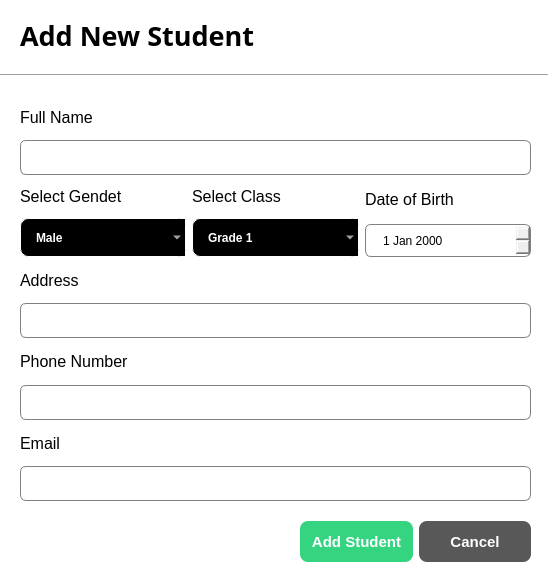
<?xml version="1.0" encoding="UTF-8"?>
<ui version="4.0">
 <class>StudentsDialog</class>
 <widget class="QDialog" name="StudentsDialog">
  <property name="geometry">
   <rect>
    <x>0</x>
    <y>0</y>
    <width>548</width>
    <height>584</height>
   </rect>
  </property>
  <property name="windowTitle">
   <string>Dialog</string>
  </property>
  <property name="styleSheet">
   <string notr="true">QDialog {
	background-color: rgb(255, 255, 255);
}

QLineEdit {
	border: 1px solid grey;
	border-radius: 6;
	padding-left: 15px;
	height: 35;
}

QDateEdit {
	border: 1px solid grey;
	border-radius: 6;
	padding-left: 15px;
	height: 31;
}

QComboBox {
	border: 1px solid white;
	border-radius: 8;
	padding: 1 18 1 15;
	color: rgb(255, 255, 255);
	background-color: rgb(0, 0, 0);
	height: 35;
	font-weight: bold;
	selection-background-color: #2980B9
}</string>
  </property>
  <widget class="Line" name="line">
   <property name="geometry">
    <rect>
     <x>0</x>
     <y>60</y>
     <width>551</width>
     <height>31</height>
    </rect>
   </property>
   <property name="orientation">
    <enum>Qt::Horizontal</enum>
   </property>
  </widget>
  <widget class="QLabel" name="label">
   <property name="geometry">
    <rect>
     <x>20</x>
     <y>20</y>
     <width>281</width>
     <height>31</height>
    </rect>
   </property>
   <property name="font">
    <font>
     <family>Segoe UI Black</family>
     <pointsize>20</pointsize>
     <bold>true</bold>
    </font>
   </property>
   <property name="text">
    <string>Add New Student</string>
   </property>
  </widget>
  <widget class="QWidget" name="layoutWidget">
   <property name="geometry">
    <rect>
     <x>20</x>
     <y>100</y>
     <width>511</width>
     <height>401</height>
    </rect>
   </property>
   <layout class="QVBoxLayout" name="verticalLayout_8">
    <item>
     <layout class="QVBoxLayout" name="verticalLayout">
      <item>
       <widget class="QLabel" name="name_LineEdit">
        <property name="font">
         <font>
          <family>Segoe UI</family>
          <pointsize>12</pointsize>
          <bold>false</bold>
         </font>
        </property>
        <property name="text">
         <string>Full Name</string>
        </property>
       </widget>
      </item>
      <item>
       <widget class="QLineEdit" name="lineEdit">
        <property name="minimumSize">
         <size>
          <width>0</width>
          <height>35</height>
         </size>
        </property>
        <property name="maximumSize">
         <size>
          <width>16777215</width>
          <height>35</height>
         </size>
        </property>
       </widget>
      </item>
     </layout>
    </item>
    <item>
     <layout class="QHBoxLayout" name="horizontalLayout">
      <item>
       <layout class="QVBoxLayout" name="verticalLayout_5">
        <item>
         <widget class="QLabel" name="label_6">
          <property name="font">
           <font>
            <family>Segoe UI</family>
            <pointsize>12</pointsize>
            <bold>false</bold>
           </font>
          </property>
          <property name="text">
           <string>Select Gendet</string>
          </property>
         </widget>
        </item>
        <item>
         <widget class="QComboBox" name="gender_comboBox">
          <item>
           <property name="text">
            <string>Male</string>
           </property>
          </item>
          <item>
           <property name="text">
            <string>Female</string>
           </property>
          </item>
         </widget>
        </item>
       </layout>
      </item>
      <item>
       <layout class="QVBoxLayout" name="verticalLayout_6">
        <item>
         <widget class="QLabel" name="label_7">
          <property name="font">
           <font>
            <family>Segoe UI</family>
            <pointsize>12</pointsize>
            <bold>false</bold>
           </font>
          </property>
          <property name="text">
           <string>Select Class</string>
          </property>
         </widget>
        </item>
        <item>
         <widget class="QComboBox" name="class_comboBox_2">
          <item>
           <property name="text">
            <string>Grade 1</string>
           </property>
          </item>
          <item>
           <property name="text">
            <string>Grade 2</string>
           </property>
          </item>
          <item>
           <property name="text">
            <string>Grade 3</string>
           </property>
          </item>
          <item>
           <property name="text">
            <string>Grade 4</string>
           </property>
          </item>
          <item>
           <property name="text">
            <string>Grade 5</string>
           </property>
          </item>
          <item>
           <property name="text">
            <string>Grade 6</string>
           </property>
          </item>
          <item>
           <property name="text">
            <string>Grade 7</string>
           </property>
          </item>
          <item>
           <property name="text">
            <string>Grade 8</string>
           </property>
          </item>
          <item>
           <property name="text">
            <string>Grade 9</string>
           </property>
          </item>
          <item>
           <property name="text">
            <string>Grade 10</string>
           </property>
          </item>
          <item>
           <property name="text">
            <string>Grade 11</string>
           </property>
          </item>
         </widget>
        </item>
       </layout>
      </item>
      <item>
       <layout class="QVBoxLayout" name="verticalLayout_7">
        <item>
         <widget class="QLabel" name="label_8">
          <property name="font">
           <font>
            <family>Segoe UI</family>
            <pointsize>12</pointsize>
            <bold>false</bold>
           </font>
          </property>
          <property name="text">
           <string>Date of Birth</string>
          </property>
         </widget>
        </item>
        <item>
         <widget class="QDateEdit" name="dob_dateEdit"/>
        </item>
       </layout>
      </item>
     </layout>
    </item>
    <item>
     <layout class="QVBoxLayout" name="verticalLayout_2">
      <item>
       <widget class="QLabel" name="address_LineEdit">
        <property name="font">
         <font>
          <family>Segoe UI</family>
          <pointsize>12</pointsize>
          <bold>false</bold>
         </font>
        </property>
        <property name="text">
         <string>Address</string>
        </property>
       </widget>
      </item>
      <item>
       <widget class="QLineEdit" name="lineEdit_2">
        <property name="minimumSize">
         <size>
          <width>0</width>
          <height>35</height>
         </size>
        </property>
        <property name="maximumSize">
         <size>
          <width>16777215</width>
          <height>35</height>
         </size>
        </property>
       </widget>
      </item>
     </layout>
    </item>
    <item>
     <layout class="QVBoxLayout" name="verticalLayout_3">
      <item>
       <widget class="QLabel" name="phone_LineEdit">
        <property name="font">
         <font>
          <family>Segoe UI</family>
          <pointsize>12</pointsize>
          <bold>false</bold>
         </font>
        </property>
        <property name="text">
         <string>Phone Number</string>
        </property>
       </widget>
      </item>
      <item>
       <widget class="QLineEdit" name="lineEdit_3">
        <property name="minimumSize">
         <size>
          <width>0</width>
          <height>35</height>
         </size>
        </property>
        <property name="maximumSize">
         <size>
          <width>16777215</width>
          <height>35</height>
         </size>
        </property>
       </widget>
      </item>
     </layout>
    </item>
    <item>
     <layout class="QVBoxLayout" name="verticalLayout_4">
      <item>
       <widget class="QLabel" name="email_LineEdit">
        <property name="font">
         <font>
          <family>Segoe UI</family>
          <pointsize>12</pointsize>
          <bold>false</bold>
         </font>
        </property>
        <property name="text">
         <string>Email</string>
        </property>
       </widget>
      </item>
      <item>
       <widget class="QLineEdit" name="lineEdit_4">
        <property name="minimumSize">
         <size>
          <width>0</width>
          <height>35</height>
         </size>
        </property>
        <property name="maximumSize">
         <size>
          <width>16777215</width>
          <height>35</height>
         </size>
        </property>
       </widget>
      </item>
     </layout>
    </item>
   </layout>
  </widget>
  <widget class="QWidget" name="layoutWidget">
   <property name="geometry">
    <rect>
     <x>300</x>
     <y>520</y>
     <width>231</width>
     <height>43</height>
    </rect>
   </property>
   <layout class="QHBoxLayout" name="horizontalLayout_2">
    <item>
     <widget class="QPushButton" name="saveStudent_btn">
      <property name="minimumSize">
       <size>
        <width>111</width>
        <height>41</height>
       </size>
      </property>
      <property name="styleSheet">
       <string notr="true">QPushButton {
	background-color:#34D481;
	color: rgb(255, 255, 255);
	border: none;
	border-radius: 8;
	font-weight: bold;
	font-size:15px;
}</string>
      </property>
      <property name="text">
       <string>Add Student</string>
      </property>
     </widget>
    </item>
    <item>
     <widget class="QPushButton" name="cancel_btn">
      <property name="minimumSize">
       <size>
        <width>75</width>
        <height>41</height>
       </size>
      </property>
      <property name="styleSheet">
       <string notr="true">QPushButton {
	background-color:#585858;
	color: rgb(255, 255, 255);
	border: none;
	border-radius: 8;
	font-weight: bold;
	font-size:15px;
}</string>
      </property>
      <property name="text">
       <string>Cancel</string>
      </property>
     </widget>
    </item>
   </layout>
  </widget>
 </widget>
 <resources/>
 <connections/>
</ui>
